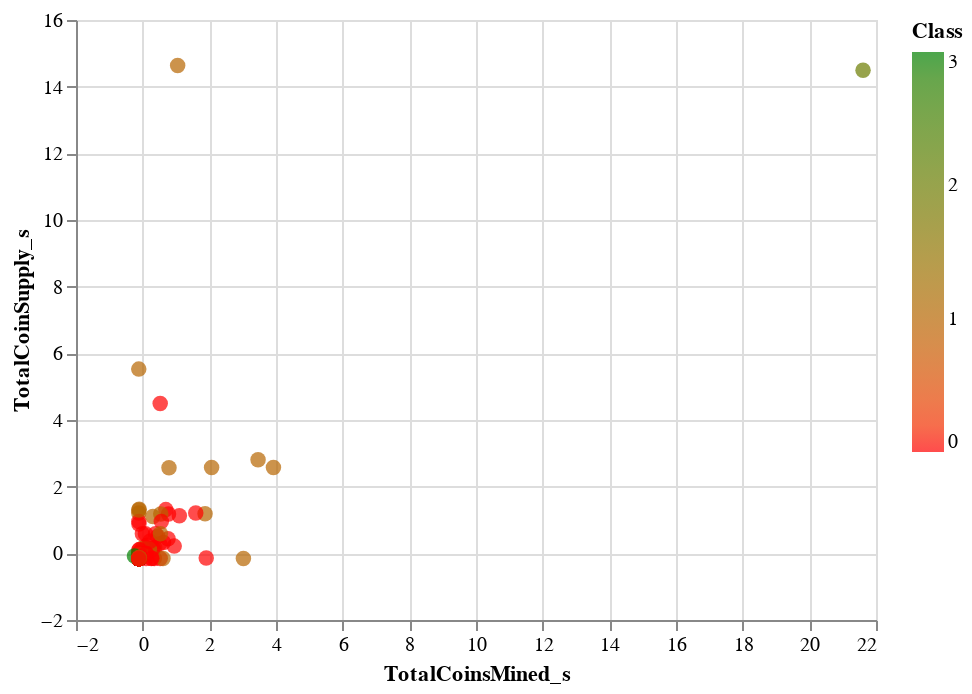

The code cell stored with this chart in its notebook:
### Code cell
alt.Chart(clustered_df).mark_circle(size=60).encode(
    x='TotalCoinsMined_s',
    y='TotalCoinSupply_s',
    tooltip=['CoinName', 'TotalCoinsMined', 'TotalCoinSupply'],
    color=alt.Color('Class',
                   scale=alt.Scale(range=['red', 'green']))
).interactive()

### Figure 1 — Vega-Lite specification as saved in the notebook (floating-point values rounded to 4 significant figures; data arrays with more than 128 entries replaced by an {"elided": "..."} marker saying what was removed)
{"config": {"view": {"continuousWidth": 400, "continuousHeight": 300}}, "data": {"name": "data-d4ce9bd1d219364b9a1297df84c05ba6"}, "mark": {"type": "circle", "size": 60}, "encoding": {"color": {"type": "quantitative", "field": "Class", "scale": {"range": ["red", "green"]}}, "tooltip": [{"type": "nominal", "field": "CoinName"}, {"type": "quantitative", "field": "TotalCoinsMined"}, {"type": "nominal", "field": "TotalCoinSupply"}], "x": {"type": "quantitative", "field": "TotalCoinsMined_s"}, "y": {"type": "quantitative", "field": "TotalCoinSupply_s"}}, "selection": {"selector003": {"type": "interval", "bind": "scales", "encodings": ["x", "y"]}}, "$schema": "https://vega.github.io/schema/vega-lite/v4.8.1.json", "datasets": {"data-d4ce9bd1d219364b9a1297df84c05ba6": {"elided": "533 records"}}}
